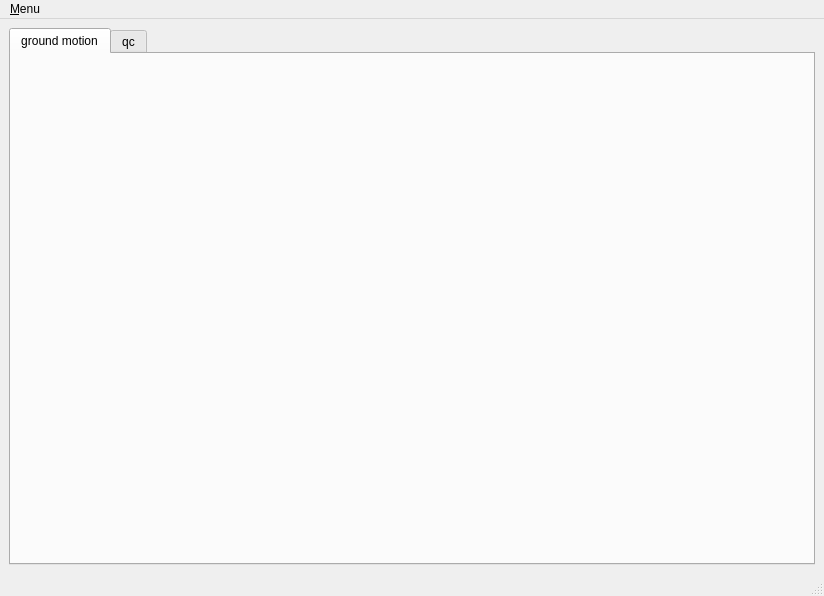
<ui version="4.0" >
 <author></author>
 <comment></comment>
 <exportmacro></exportmacro>
 <class>MvMainWindow</class>
 <widget class="QMainWindow" name="MvMainWindow" >
  <property name="geometry" >
   <rect>
    <x>0</x>
    <y>0</y>
    <width>824</width>
    <height>596</height>
   </rect>
  </property>
  <property name="sizePolicy" >
   <sizepolicy>
    <hsizetype>5</hsizetype>
    <vsizetype>5</vsizetype>
    <horstretch>0</horstretch>
    <verstretch>1</verstretch>
   </sizepolicy>
  </property>
  <property name="windowTitle" >
   <string>MapView</string>
  </property>
  <widget class="QWidget" name="centralwidget" >
   <layout class="QGridLayout" >
    <property name="margin" >
     <number>9</number>
    </property>
    <property name="spacing" >
     <number>6</number>
    </property>
    <item row="0" column="0" >
     <widget class="QSplitter" name="splitter" >
      <property name="sizePolicy" >
       <sizepolicy>
        <hsizetype>5</hsizetype>
        <vsizetype>7</vsizetype>
        <horstretch>0</horstretch>
        <verstretch>0</verstretch>
       </sizepolicy>
      </property>
      <property name="orientation" >
       <enum>Qt::Vertical</enum>
      </property>
      <widget class="QTabWidget" name="tabWidget" >
       <property name="currentIndex" >
        <number>0</number>
       </property>
       <widget class="QWidget" name="gmTab" >
        <attribute name="title" >
         <string>ground motion</string>
        </attribute>
       </widget>
       <widget class="QWidget" name="qcTab" >
        <attribute name="title" >
         <string>qc</string>
        </attribute>
       </widget>
      </widget>
     </widget>
    </item>
   </layout>
  </widget>
  <widget class="QMenuBar" name="menubar" >
   <property name="geometry" >
    <rect>
     <x>0</x>
     <y>0</y>
     <width>824</width>
     <height>25</height>
    </rect>
   </property>
   <widget class="QMenu" name="menuMenu" >
    <property name="title" >
     <string>&amp;Menu</string>
    </property>
    <widget class="QMenu" name="menuQC" >
     <property name="title" >
      <string>QC</string>
     </property>
     <addaction name="qcDelayAction" />
     <addaction name="qcLatencyAction" />
     <addaction name="qcTimingQualityAction" />
     <addaction name="qcGapsIntervalAction" />
     <addaction name="qcGapsLengthAction" />
     <addaction name="qcOverlapsIntervalAction" />
     <addaction name="qcAvailabilityAction" />
     <addaction name="qcOffsetAction" />
     <addaction name="qcRmsAction" />
    </widget>
    <widget class="QMenu" name="menuEvents" >
     <property name="title" >
      <string>Events</string>
     </property>
     <addaction name="actionEventsModeUnset" />
     <addaction name="actionEventsManual" />
     <addaction name="actionEventsAutomatic" />
     <addaction name="separator" />
     <addaction name="actionEventsStatusUnset" />
     <addaction name="actionEventsPreliminary" />
     <addaction name="actionEventsConfirmed" />
     <addaction name="actionEventsReviewed" />
     <addaction name="actionEventsFinal" />
     <addaction name="actionEventsRejected" />
     <addaction name="actionEventsReported" />
    </widget>
    <addaction name="showEventTableWidgetAction" />
    <addaction name="showWaveformPropagationAction" />
    <addaction name="showStationIdAction" />
    <addaction name="actionShowStationChannelCodes" />
    <addaction name="showMapLegendAction" />
    <addaction name="showHistoricOriginsAction" />
    <addaction name="separator" />
    <addaction name="centerOriginForLatestEventAction" />
    <addaction name="separator" />
    <addaction name="menuEvents" />
    <addaction name="menuQC" />
    <addaction name="searchStationAction" />
    <addaction name="separator" />
    <addaction name="resetAction" />
    <addaction name="separator" />
    <addaction name="quitAction" />
   </widget>
   <addaction name="menuMenu" />
  </widget>
  <widget class="QStatusBar" name="statusbar" >
   <property name="geometry" >
    <rect>
     <x>0</x>
     <y>571</y>
     <width>824</width>
     <height>25</height>
    </rect>
   </property>
  </widget>
  <action name="showEventTableWidgetAction" >
   <property name="checkable" >
    <bool>true</bool>
   </property>
   <property name="checked" >
    <bool>false</bool>
   </property>
   <property name="text" >
    <string>Show Event Table</string>
   </property>
   <property name="shortcut" >
    <string>F10</string>
   </property>
  </action>
  <action name="showWaveformPropagationAction" >
   <property name="checkable" >
    <bool>true</bool>
   </property>
   <property name="text" >
    <string>Show Waveform Propagation</string>
   </property>
   <property name="shortcut" >
    <string>F8</string>
   </property>
  </action>
  <action name="showStationIdAction" >
   <property name="checkable" >
    <bool>true</bool>
   </property>
   <property name="text" >
    <string>Show Station Annotation</string>
   </property>
   <property name="shortcut" >
    <string>F9</string>
   </property>
  </action>
  <action name="showMapLegendAction" >
   <property name="checkable" >
    <bool>true</bool>
   </property>
   <property name="text" >
    <string>Show Map Legend</string>
   </property>
   <property name="shortcut" >
    <string>F7</string>
   </property>
  </action>
  <action name="showHistoricOriginsAction" >
   <property name="checkable" >
    <bool>true</bool>
   </property>
   <property name="text" >
    <string>Show Historic Origins</string>
   </property>
   <property name="shortcut" >
    <string>F6</string>
   </property>
  </action>
  <action name="searchStationAction" >
   <property name="checkable" >
    <bool>false</bool>
   </property>
   <property name="text" >
    <string>Search Station</string>
   </property>
   <property name="shortcut" >
    <string>Ctrl+F</string>
   </property>
  </action>
  <action name="resetAction" >
   <property name="checkable" >
    <bool>false</bool>
   </property>
   <property name="text" >
    <string>Reset</string>
   </property>
  </action>
  <action name="quitAction" >
   <property name="checkable" >
    <bool>false</bool>
   </property>
   <property name="text" >
    <string>Quit</string>
   </property>
   <property name="shortcut" >
    <string>Ctrl+Q</string>
   </property>
  </action>
  <action name="qcDelayAction" >
   <property name="text" >
    <string>Delay</string>
   </property>
  </action>
  <action name="qcLatencyAction" >
   <property name="text" >
    <string>Latency</string>
   </property>
  </action>
  <action name="qcTimingQualityAction" >
   <property name="text" >
    <string>Timing Quality</string>
   </property>
  </action>
  <action name="qcGapsIntervalAction" >
   <property name="text" >
    <string>Gaps Interval</string>
   </property>
  </action>
  <action name="qcGapsLengthAction" >
   <property name="text" >
    <string>Gaps Length</string>
   </property>
  </action>
  <action name="qcOverlapsIntervalAction" >
   <property name="text" >
    <string>Overlaps Interval</string>
   </property>
  </action>
  <action name="qcAvailabilityAction" >
   <property name="text" >
    <string>Availability</string>
   </property>
  </action>
  <action name="qcOffsetAction" >
   <property name="text" >
    <string>Offset</string>
   </property>
  </action>
  <action name="qcRmsAction" >
   <property name="text" >
    <string>RMS</string>
   </property>
  </action>
  <action name="centerOriginForLatestEventAction" >
   <property name="checkable" >
    <bool>true</bool>
   </property>
   <property name="text" >
    <string>Center Latest Origin</string>
   </property>
  </action>
  <action name="actionShowStationChannelCodes" >
   <property name="checkable" >
    <bool>true</bool>
   </property>
   <property name="checked" >
    <bool>true</bool>
   </property>
   <property name="text" >
    <string>Show station channel codes</string>
   </property>
  </action>
  <action name="actionEventsManual" >
   <property name="checkable" >
    <bool>true</bool>
   </property>
   <property name="checked" >
    <bool>true</bool>
   </property>
   <property name="text" >
    <string>Manual</string>
   </property>
  </action>
  <action name="actionEventsAutomatic" >
   <property name="checkable" >
    <bool>true</bool>
   </property>
   <property name="checked" >
    <bool>true</bool>
   </property>
   <property name="text" >
    <string>Automatic</string>
   </property>
  </action>
  <action name="actionEventsConfirmed" >
   <property name="checkable" >
    <bool>true</bool>
   </property>
   <property name="checked" >
    <bool>true</bool>
   </property>
   <property name="text" >
    <string>Confirmed</string>
   </property>
  </action>
  <action name="actionEventsPreliminary" >
   <property name="checkable" >
    <bool>true</bool>
   </property>
   <property name="checked" >
    <bool>true</bool>
   </property>
   <property name="text" >
    <string>Preliminary</string>
   </property>
  </action>
  <action name="actionEventsReviewed" >
   <property name="checkable" >
    <bool>true</bool>
   </property>
   <property name="checked" >
    <bool>true</bool>
   </property>
   <property name="text" >
    <string>Reviewed</string>
   </property>
  </action>
  <action name="actionEventsFinal" >
   <property name="checkable" >
    <bool>true</bool>
   </property>
   <property name="checked" >
    <bool>true</bool>
   </property>
   <property name="text" >
    <string>Final</string>
   </property>
  </action>
  <action name="actionEventsRejected" >
   <property name="checkable" >
    <bool>true</bool>
   </property>
   <property name="checked" >
    <bool>true</bool>
   </property>
   <property name="text" >
    <string>Rejected</string>
   </property>
  </action>
  <action name="actionEventsReported" >
   <property name="checkable" >
    <bool>true</bool>
   </property>
   <property name="checked" >
    <bool>true</bool>
   </property>
   <property name="text" >
    <string>Reported</string>
   </property>
  </action>
  <action name="actionEventsModeUnset" >
   <property name="checkable" >
    <bool>true</bool>
   </property>
   <property name="checked" >
    <bool>true</bool>
   </property>
   <property name="text" >
    <string>Unset</string>
   </property>
  </action>
  <action name="actionEventsStatusUnset" >
   <property name="checkable" >
    <bool>true</bool>
   </property>
   <property name="checked" >
    <bool>true</bool>
   </property>
   <property name="text" >
    <string>Unset</string>
   </property>
  </action>
 </widget>
 <pixmapfunction></pixmapfunction>
 <resources/>
 <connections/>
</ui>
